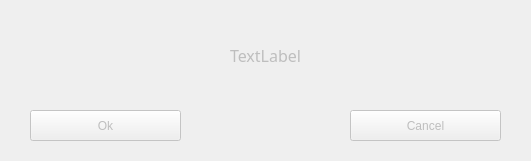
   <widget class="QWidget" name="generic_popup" native="true">
    <property name="enabled">
     <bool>false</bool>
    </property>
    <property name="geometry">
     <rect>
      <x>290</x>
      <y>270</y>
      <width>531</width>
      <height>161</height>
     </rect>
    </property>
    <property name="styleSheet">
     <string notr="true"/>
    </property>
    <widget class="QPushButton" name="popup_btn1">
     <property name="geometry">
      <rect>
       <x>30</x>
       <y>110</y>
       <width>151</width>
       <height>31</height>
      </rect>
     </property>
     <property name="cursor">
      <cursorShape>PointingHandCursor</cursorShape>
     </property>
     <property name="text">
      <string>Ok</string>
     </property>
    </widget>
    <widget class="QPushButton" name="popup_btn2">
     <property name="geometry">
      <rect>
       <x>350</x>
       <y>110</y>
       <width>151</width>
       <height>31</height>
      </rect>
     </property>
     <property name="cursor">
      <cursorShape>PointingHandCursor</cursorShape>
     </property>
     <property name="text">
      <string>Cancel</string>
     </property>
    </widget>
    <widget class="QLabel" name="popup_text">
     <property name="geometry">
      <rect>
       <x>20</x>
       <y>20</y>
       <width>491</width>
       <height>71</height>
      </rect>
     </property>
     <property name="font">
      <font>
       <family>Segoe UI Variable</family>
       <pointsize>12</pointsize>
       <weight>50</weight>
       <italic>false</italic>
       <bold>false</bold>
      </font>
     </property>
     <property name="styleSheet">
      <string notr="true">border: 0px</string>
     </property>
     <property name="text">
      <string>TextLabel</string>
     </property>
     <property name="alignment">
      <set>Qt::AlignCenter</set>
     </property>
     <property name="wordWrap">
      <bool>true</bool>
     </property>
    </widget>
   </widget>
